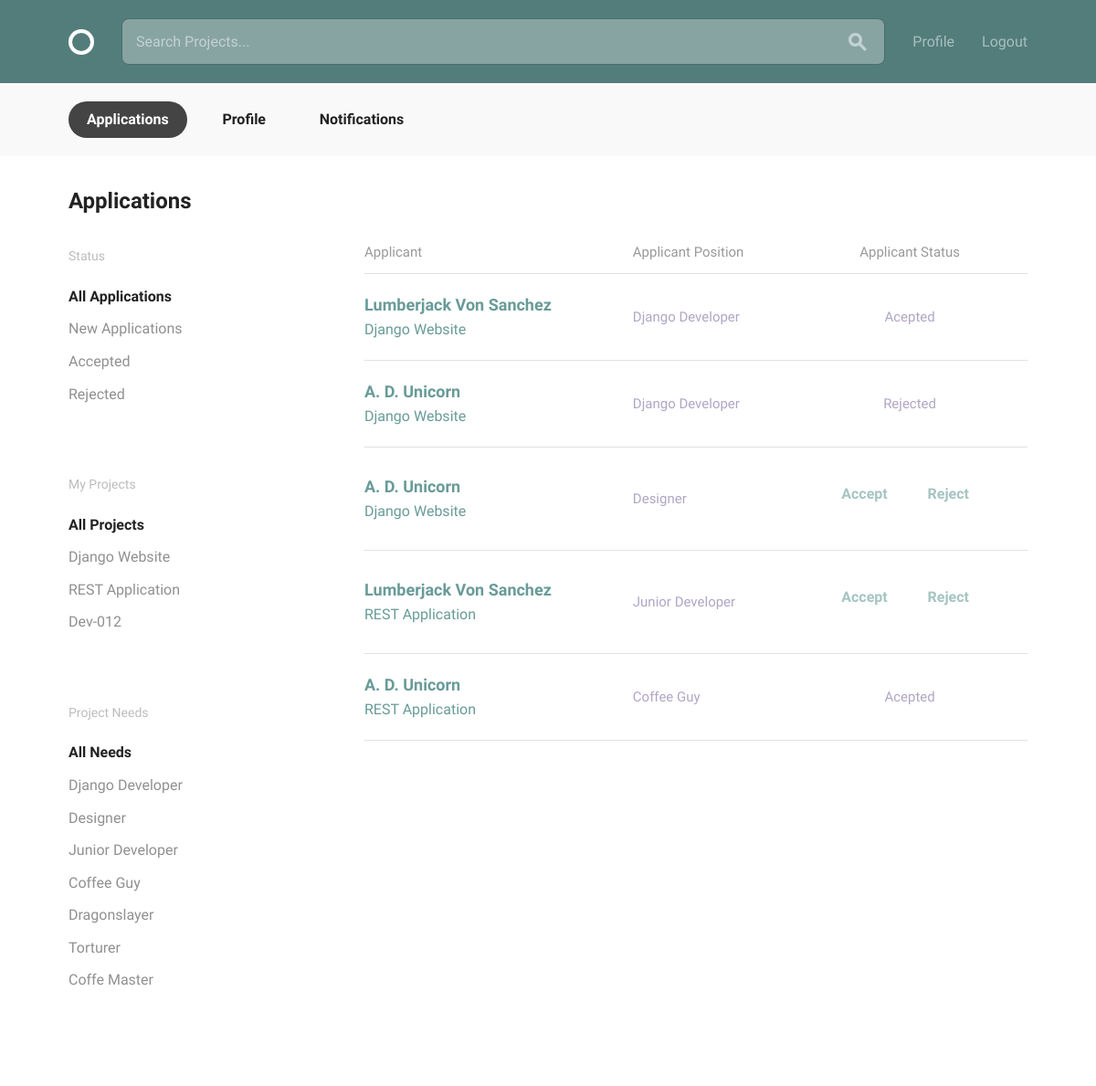
Screenshot of /projects/applications/ (signed in) with the database file from the repository.
### projects/models.py (models this page shows, shortened)
class Project(models.Model):
    owner = models.ForeignKey(
        settings.AUTH_USER_MODEL,
        on_delete=models.CASCADE,
        related_name="project"
    )
    title = models.CharField(max_length=30)
    description = models.CharField(max_length=500)
    requirements = models.CharField(max_length=100)
    timeline = models.CharField(max_length=30, blank=True, default="")
    completed = models.BooleanField(default=False)
    positions = models.ManyToManyField(Position, blank=False)

class Position(models.Model):
    title = models.CharField(max_length=30)
    description = models.CharField(max_length=250)
    related_project = models.ForeignKey('Project', null=True)
    related_skill = models.ForeignKey(Skill, null=True)
    applications = models.ManyToManyField(
        'Application',
        blank=True,
        related_name="position_applications"
    )
    filled = models.BooleanField(default=False)
    filled_by = models.ForeignKey(
        settings.AUTH_USER_MODEL,
        null=True,
        related_name="position"
    )

class Application(models.Model):
    applicant = models.ForeignKey(
        settings.AUTH_USER_MODEL,
        on_delete=models.CASCADE,
        related_name="application"
    )
    position = models.ForeignKey(
        Position,
        on_delete=models.CASCADE,
        related_name="applications_position"
    )
    accepted = models.BooleanField(default=False)
    rejected = models.BooleanField(default=False)

### profiles/models.py (models this page shows, shortened)
class Profile(models.Model):
    user = models.OneToOneField(
        settings.AUTH_USER_MODEL,
        on_delete=models.CASCADE,
        related_name="profile"
    )
    display_name = models.CharField(max_length=50, null=True, blank=True)
    bio = models.CharField(max_length=500, blank=True, default="")
    avatar = models.ImageField(upload_to="avatars/", blank=True, null=True)
    skills = models.ManyToManyField(Skill, blank=True)

### projects/views.py (the view)
class ApplicationListView(generic.ListView):
    template_name = 'projects/applications.html'
    def get_queryset(self):
        return models.Application.objects.filter(
            position__project__owner=self.request.user
        )
    def get_context_data(self, **kwargs):
        context = super(ApplicationListView, self).get_context_data(**kwargs)
        projects = models.Project.objects.filter(owner=self.request.user)
        positions = []
        for project in projects:
            for position in project.positions.all():
                positions.append(position)
        context['projects'] = projects
        context['positions'] = positions
        context['applications'] = self.get_queryset()
        context['status_filter'] = 'all'
        context['project_filter'] = 0
        context['position_filter'] = 0
        return context

### projects/templates/projects/applications.html
{% extends "layout.html" %}
{% load static from staticfiles %}
{% block content %}
  <div class="circle--actions--bar">
    <nav class="bounds">
      <ul class="circle--pill--list">
        <li><a class="selected" href="{% url 'projects:applications' %}">Applications</a></li>
        <li><a href="{% url 'profiles:view-profile' pk=user.profile.pk %}">Profile</a></li>
        {% if user.is_authenticated and user == user.profile.user %}
            <li><a href="{% url 'profiles:notifications' %}">Notifications</a></li>
        {% endif %}
      </ul>
    </nav>
  </div>
  <div class="bounds circle--page">
    <div class="circle--page--header grid-100">
      <h2>Applications</h2>
    </div>
    <div class="grid-25">
      <div class="circle--filter circle--secondary--module">
        <h4>Status</h4>
        <ul class="circle--filter--list">
          <li><a {% if status_filter == 'all' %}class="selected" {% endif %} href="{% url 'projects:status-filter' status='all' project_pk=project_filter position_pk=position_filter %}">All Applications</a></li>
          <li><a {% if status_filter == 'new' %}class="selected" {% endif %} href="{% url 'projects:status-filter' status='new' project_pk=project_filter position_pk=position_filter %}">New Applications</a></li>
          <li><a {% if status_filter == 'accepted' %}class="selected" {% endif %} href="{% url 'projects:status-filter' status='accepted' project_pk=project_filter position_pk=position_filter %}">Accepted</a></li>
          <li><a {% if status_filter == 'rejected' %}class="selected" {% endif %} href="{% url 'projects:status-filter' status='rejected' project_pk=project_filter position_pk=position_filter %}">Rejected</a></li>
        </ul>
      </div>
      <div class="circle--filter circle--secondary--module">
        <h4>My Projects</h4>
        <ul class="circle--filter--list">
          <li><a {% if project_filter == 0 %}class="selected" {% endif %} href="{% url 'projects:status-filter' status=status_filter project_pk=0 position_pk=position_filter %}">All Projects</a></li>
          {% for project in projects %}
          <li><a {% if project_filter == project.pk %}class="selected" {% endif %} href="{% url 'projects:status-filter' status=status_filter project_pk=project.pk position_pk=position_filter %}">{{ project.title }}</a></li>
          {% endfor %}
        </ul>
      </div>
      <div class="circle--filter circle--secondary--module">
        <h4>Project Needs</h4>
        <ul class="circle--filter--list">
          <li><a {% if position_filter == 0 %} class="selected" {% endif %}  href="{% url 'projects:status-filter' status=status_filter project_pk=project_filter position_pk=0 %}">All Needs</a></li>
          {% for position in positions %}
            <li><a {% if position_filter == position.pk %} class="selected" {% endif %} href="{% url 'projects:status-filter' status=status_filter project_pk=project_filter position_pk=position.pk %}">{{ position.title }}</a></li>
          {% endfor %}
        </ul>
      </div>
    </div>
    <div class="grid-70 grid-push-5">
      {% if not applications %}
        <p>There are no applications to show</p>
      {% else %}
      <table class="u-full-width circle--table">
        <thead>
          <tr>
            <th>Applicant</th>
            <th class="circle--cell--right">Applicant Position</th>
            <th style="text-align:center">Applicant Status</th>
          </tr>
        </thead>
        <tbody>
          {% for application in applications %}
          <tr>
            <td class="clickable-row" >
              <a style="text-decoration: none" href="{% url 'profiles:view-profile' pk=application.applicant.profile.pk %}">
                <h3>{{ application.applicant.profile.display_name }}</h3>
                  <p><a style="text-decoration: none" href="{% url 'projects:view-project' pk=application.position.related_project.pk %}">{{ application.position.related_project.title }}</a></p>
              </a>
            </td>
            <td class="circle--cell--right">
              <span class="secondary-label">{{ application.position.title }}</span>
            </td>
            {% if application.accepted %}
              <td style="text-align: center">
                <span class="secondary-label">Acepted</span>
              </td>
            {% elif application.rejected %}
              <td style="text-align: center">
                <span class="secondary-label">Rejected</span>
              </td>
            {% else %}
                <td style="text-align: center">
                    <a href="{% url 'projects:application-status' pk=application.pk status='accept' %}"><button class="button-text">Accept</button></a>
                    <a href="{% url 'projects:application-status' pk=application.pk status='reject' %}"><button class="button-text">Reject</button></a>
                </td>
            {% endif %}
          </tr>
          {% endfor %}
        </tbody>
      </table>
    {% endif %}
    </div>
  </div>
{% endblock %}

### rows the page displays
Project: title "Django Website"
Project: title "REST Application"
Project: title "Dev-012"
Position: title "Django Developer"
Position: title "Designer"
Position: title "Junior Developer"
Position: title "Coffee Guy"
Position: title "Dragonslayer"
Position: title "Torturer"
Position: title "Coffe Master"
Application: applicant.profile.display_name "Lumberjack Von Sanchez", position.related_project "Django Website", position "Django Developer", accepted "Acepted"
Application: applicant.profile.display_name "A. D. Unicorn", position.related_project "Django Website", position "Django Developer", accepted "Rejected"
Application: applicant.profile.display_name "A. D. Unicorn", position.related_project "Django Website", position "Designer", accepted "Accept"
Application: applicant.profile.display_name "Lumberjack Von Sanchez", position.related_project "REST Application", position "Junior Developer", accepted "Accept"
Application: applicant.profile.display_name "A. D. Unicorn", position.related_project "REST Application", position "Coffee Guy", accepted "Acepted"
